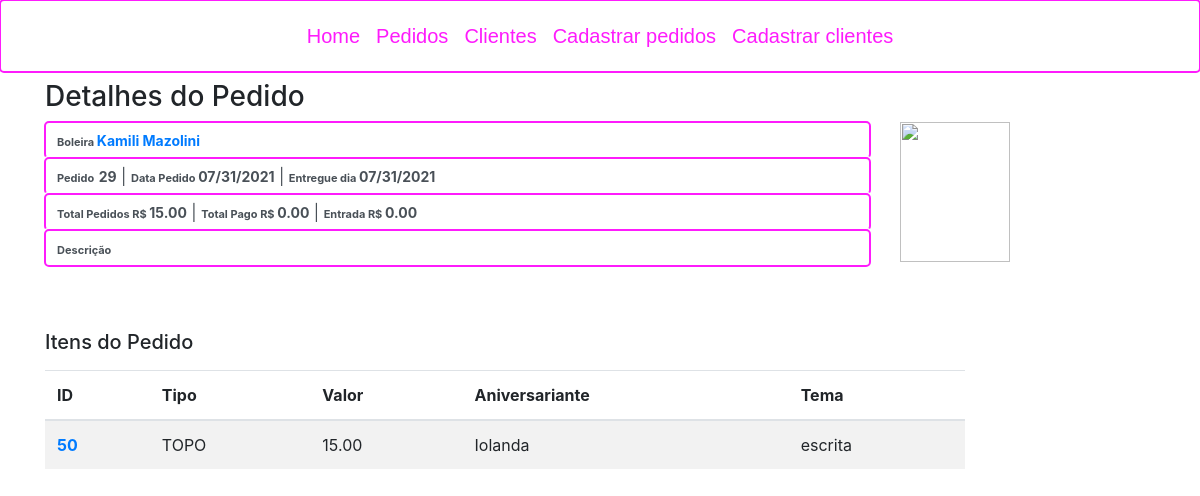
The app's page /orders/29/detail/ (signed in), older data.
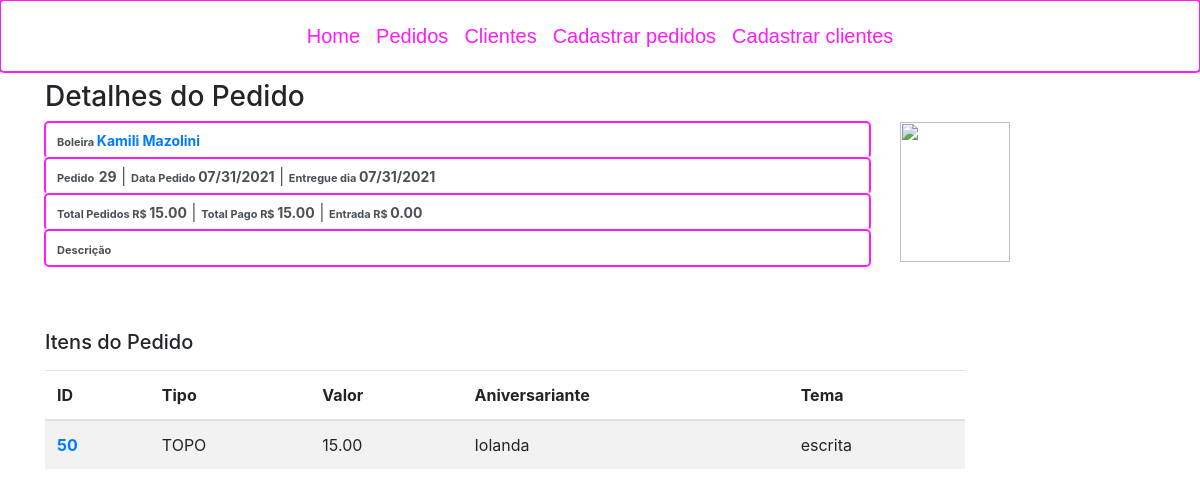
The same page, newer data.
### order_control/models.py (models this page shows, shortened)
class Order(models.Model):
    createdAt = models.DateTimeField(auto_now_add=True)
    deliveryAt = models.DateTimeField(null=True, blank=True, verbose_name="Entregar em")
    delivered = models.BooleanField(default=False, verbose_name="Entregue")
    description = models.TextField(max_length=255, null=True, blank=True)
    downPayment = models.DecimalField(max_digits=8, decimal_places=2, verbose_name='Entrada R$', null=True, blank=True, default=0.00)
    totalOrder = models.DecimalField(max_digits=8, decimal_places=2, verbose_name='Total Pedido R$', null=True, blank=True, default=0.00)
    totalPayment = models.DecimalField(max_digits=8, decimal_places=2, verbose_name='Total Pago R$', null=True, blank=True, default=0.00)
    client = models.ForeignKey(Client, on_delete=models.PROTECT, verbose_name='Cliente')

class Client (models.Model):
    createAt = models.DateTimeField(auto_now_add=True)
    name = models.CharField(max_length=255, verbose_name='Nome do Cliente')
    phone = models.CharField(max_length=15, null=True, blank=True, verbose_name='Telefone')
    picture = models.FileField(upload_to='clients/', null=True, blank=True, verbose_name='Foto de Perfil')
    balance = models.DecimalField(max_digits=8, decimal_places=2, default=0.0, verbose_name='Balanço')
    cakeMaker = models.BooleanField(default=False, verbose_name='Boleira')

### order_control/views.py (the view)
# urls.py: path('orders/<int:id>/detail/', views.order_details, name='order_detail'),
@login_required(login_url=reverse_lazy('order_control:login'))
def order_details(request, id):
    order = Order.objects.get(id=id)
    order_items = BoxTop.objects.filter(order=order)
    return render(request, 'order_control/order/detail.html',
                  {'order': order, 'order_items': order_items})

### templates/order_control/order/detail.html (shortened to what the changed rows need)
{% extends "layout.html" %}
{% block content %}
<div class="container" xmlns="http://www.w3.org/1999/html">
        <div class="form-group">
            <div class="row">
                <div  id="head" class="col-sm-9" >
                    <div class='form-control'>
                        <span class='label label-default' style='font-size:14px;'  >
                            <a href="{% url 'order_control:client_detail'  order.client.id %}">
                                <strong>{{ order.client.name }}</strong></span>
                    </div>
                    <div class='form-control'>
                        <span class='label label-default' style='font-size:14px;' ><strong>{{ order.id }}</strong></span>
                            <span class='label label-default' style='font-size:14px;' ><strong>{{ order.createdAt|date:"SHORT_DATE_FORMAT" }}</strong></span>
                            {% if order.delivered%}
                                |
                                <span class='label label-default' style='font-size:11px;'><strong>Entregue dia  </strong></span>
                                <span class='label label-default' style='font-size:14px;' ><strong>{{ order.deliveryAt|date:"SHORT_DATE_FORMAT" }}</strong></span>
                            {% endif %}
                    </div>
                    <div class='form-control'>
                        <span class='label label-default' style='font-size:14px;' ><strong>{{ order.totalOrder }}</strong></span>
                        <span class='label label-default' style='font-size:14px;' ><strong>{{ order.totalPayment }}</strong></span>
                        <span class='label label-default' style='font-size:14px;' ><strong>{{ order.downPayment }}</strong></span>
                    </div>
                </div>
            </div>
            <div class="form-group">
                <div class="row">
                    <div  class="col-sm-10" >
                        <table class="table table-striped table-hover">
                            <thead>
                            <tr>
                                <th>ID</th>
                                <th>Tipo</th>
                                <th>Valor</th>
                                <th>Aniversariante</th>
                                <th>Tema</th>
                            </tr>
                            </thead>
                        </table>
                    </div>
                </div>
           </div>
        </div>
    </div>
{% endblock %}

Row changes from the older to the newer data that the page shows:
changed Order "Kamili Mazolini": totalPayment "0.00" → "15.00"
